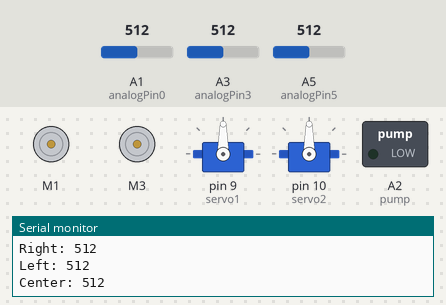
Recording of a sketch running on a simulated Arduino Uno, built with avr-gcc and run on an emulated ATmega328P. Shown: 2 × DC motor (green arrow = forward, orange = backward, longer = faster), 2 × servo, switched loads named in the sketch (green lamp = pin HIGH), the last lines printed to the serial monitor. Inputs (shaded band) come from the test bench; at power-on: A3 (analogPin3) = 512, A1 (analogPin0) = 512, A5 (analogPin5) = 512.

Above: at 2.2 s.
2.3 s: A3 (analogPin3) set to 493
At 3.5 s:
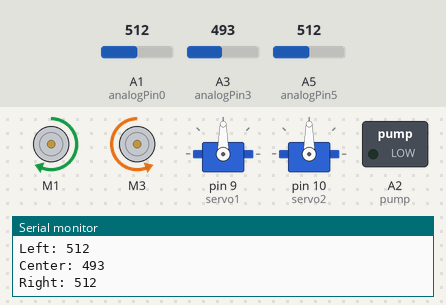
3.8 s: A3 (analogPin3) set to 10
At 4.7 s:
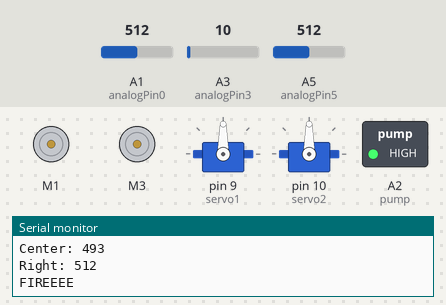
6.8 s: A1 (analogPin0) set to 11
9.8 s: A1 (analogPin0) set to 8
At 11.6 s:
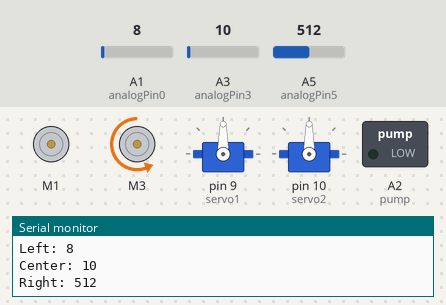
12.8 s: A5 (analogPin5) set to 9
14.3 s: A5 (analogPin5) set to 6
At 14.8 s:
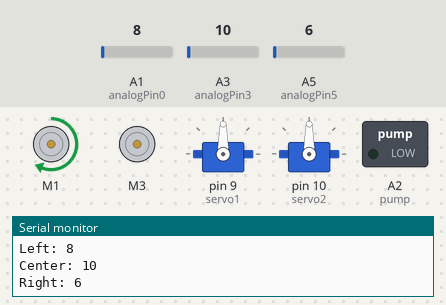
Timing chart, 0 to 17.0 s (numbered marks = the images above; inputs shaded):
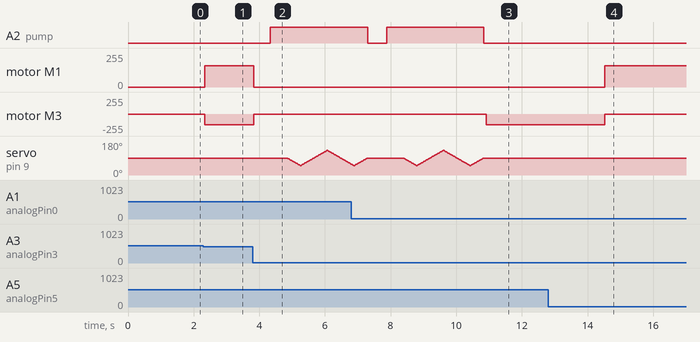

The sketch:

MotorParty.ino
```cpp
// (licence header left out)
#include <AFMotor.h>
#include <Servo.h>
#include <NewPing.h>

#define TRIG_PIN A4
#define ECHO_PIN A0
#define MAX_DISTANCE_POSSIBLE 300
#define MAX_SPEED 160
#define MAX_SPEED_OFFSET 20
#define MOTORS_CALIBRATION_OFFSET 10
#define COLL_DIST 30
#define TURN_DIST COLL_DIST+10
NewPing sonar(TRIG_PIN, ECHO_PIN, MAX_DISTANCE_POSSIBLE);

int leftDistance, rightDistance;
int curDist = 0;
String motorSet = "";
int speedSet = 0;

int pos = 0;
int presenceFire=0;
boolean fire = false;
int left=0;
int center=0;
int right=0;

// DC motor on M1
AF_DCMotor motor1(1,MOTOR12_8KHZ);
// DC motor on M3
AF_DCMotor motor2(3,MOTOR12_8KHZ);
// DC hobby servo
Servo servo1;
Servo servo2;
int analogPin0=A1;
int analogPin3=A3;
int analogPin5=A5;
int analogValLeft;
int analogValCenter;
int analogValRight;
int pump=A2;

void setup() {
  Serial.begin(9600);           // set up Serial library at 9600 bps
  Serial.println("Fire Robot ON!");


  // turn on motor #2
  motor1.setSpeed(200);
  motor1.run(RELEASE);

  motor2.setSpeed(200);
  motor2.run(RELEASE);

 // turn on servo
  servo1.attach(9);
  servo1.write(90);
  servo2.attach(10);
  servo2.write(90);
  pinMode(pump,OUTPUT);

  delay(1000);


}

void put_off_fire()
{
    delay (500);

    motor1.run(RELEASE);
    motor2.run(RELEASE);

   digitalWrite(pump, HIGH);
   delay(500);

   for(pos =90; pos>=50; pos-=1){
    servo1.write(pos);
    delay(10);
   }

    for (pos = 50; pos <= 130; pos += 1) {
    servo1.write(pos);
    delay(10);
  }
  for (pos = 130; pos >= 50; pos -= 1) {
    servo1.write(pos);
    delay(10);
  }
  for(pos=50; pos<=90 ; pos+=1){
    servo1.write(pos);
    delay(10);
  }

  digitalWrite(pump,LOW);
  servo1.write(90);

  fire=false;
}

void loop()
{


  analogValLeft=analogRead(analogPin0);
  Serial.print("Left: ");
  Serial.println(analogValLeft);
  analogValCenter=analogRead(analogPin3);
  Serial.print("Center: ");
  Serial.println(analogValCenter);
  analogValRight=analogRead(analogPin5);
  Serial.print("Right: ");
  Serial.println(analogValRight);
  //motor1.run(FORWARD);
  //motor2.run(BACKWARD);


  motor1.run(RELEASE);
  motor2.run(RELEASE);

  if(analogValLeft>900 && analogValCenter>900 && analogValRight>900) //no fire
  {
      motor1.run(RELEASE);
      motor2.run(RELEASE);
  }


   if(right && analogValRight<900)
        Serial.println("Right is min");
   if(left)
        Serial.println("Left is min");
   if(center)
         Serial.println("Center is min");

   if( analogValLeft<850 || analogValRight<850 ||  analogValCenter<850)
        presenceFire=1;


   if(presenceFire==0)
          checkForward();
   else
      Serial.println("fire is present, moving controled by fire sensors");

 while(presenceFire==1)
{
    analogValLeft=analogRead(analogPin0);
  Serial.print("Left: ");
  Serial.println(analogValLeft);
  analogValCenter=analogRead(analogPin3);
  Serial.print("Center: ");
  Serial.println(analogValCenter);
  analogValRight=analogRead(analogPin5);
  Serial.print("Right: ");
  Serial.println(analogValRight);

    if(analogValLeft < analogValRight && analogValLeft < analogValCenter)
  {
      left=1;
      center=0;
      right=0;
  }


  if(analogValCenter < analogValRight && analogValCenter < analogValLeft)
  {
      center=1;
      left=0;
      right=0;
  }

   if(analogValRight < analogValCenter && analogValRight < analogValLeft)
   {
      right=1;
      left=0;
      center=0;
   }


   if(left &&  analogValLeft<750)
   {
      motor1.setSpeed(150);
      motor2.setSpeed(160);
      motor1.run(RELEASE);
      motor2.run(BACKWARD);
      delay(300);
   }
    if(right && analogValRight<750)
   {
      motor1.setSpeed(160);
      motor2.setSpeed(150);
      motor1.run(FORWARD);
      motor2.run(RELEASE);
      delay(300);
   }

  if(center && analogValCenter<750)
  {
      motor1.setSpeed(160);
      motor2.setSpeed(160);

      while(analogValCenter >50 && analogValCenter<750 && center)
      {
        motor1.run(FORWARD);
        motor2.run(BACKWARD);
        delay(100);

        analogValCenter=analogRead(analogPin3);
      }
      if(analogValCenter<50)
          fire=true;


  }

  if(fire==true){
    motor1.run(RELEASE);
    motor2.run(RELEASE);
    Serial.println("FIREEEE");
  }
  if(fire==true){
    put_off_fire();
    presenceFire=0;
  }
  motor1.run(RELEASE);
  motor2.run(RELEASE);

//  put_off_fire();
 // delay(2000);
}

}

void checkForward(){
  servo2.write(90);
  delay(90);
  curDist=readPing();
  if(curDist < COLL_DIST)
    changePath();
  moveForward();
  delay(500);
}

void changePath(){
  moveStop();
  servo2.write(10);
    delay(500);
    rightDistance = readPing();
    delay(500);
    servo2.write(180);
    delay(700);
    leftDistance = readPing();
    delay(500);
    servo2.write(90);
    delay(100);
    compareDistance();
}

void compareDistance(){
  if(leftDistance > rightDistance && leftDistance> COLL_DIST){
    turnLeft();
  }
  else if(rightDistance > leftDistance && rightDistance> COLL_DIST){
    turnRight();
  }
  else{
    turnAround();
  }
}

int readPing(){
  delay(70);
  int cm = sonar.ping_cm();
  if(cm==0)
    cm=500;
  return cm;
}

void moveStop()
{
  motor1.run(RELEASE);
  motor2.run(RELEASE);
}

void moveForward(){
  motorSet="FORWARD";
     motor1.setSpeed(150);
   motor2.setSpeed(150+MOTORS_CALIBRATION_OFFSET);
  motor1.run(FORWARD);
  motor2.run(BACKWARD);
  for(speedSet=0; speedSet<MAX_SPEED; speedSet += 2)
  {
   motor1.setSpeed(150);
   motor2.setSpeed(150+MOTORS_CALIBRATION_OFFSET);
   delay(5);
  }
}

void turnRight()
{
  motorSet="RIGHT";
  motor1.run(FORWARD);
  motor2.run(FORWARD);
  motor2.setSpeed(speedSet+MAX_SPEED_OFFSET);
  delay(500);
  moveForward();
}

void turnLeft()
{
  motorSet = "LEFT";
  motor1.run(BACKWARD);
  motor2.run(BACKWARD);
   motor1.setSpeed(speedSet+MAX_SPEED_OFFSET);
  delay(500);
  motorSet= "FORWARD";
 moveForward();

}

void turnAround()
{
  motorSet="TURNAROUND";
  motor1.run(FORWARD);
  motor2.run(FORWARD);
  motor2.setSpeed(speedSet+ MAX_SPEED_OFFSET);

  delay(700);
 moveForward();
}
```

Measured:
- the behaviour switches between 512 and 511 on A3 (analogPin3) (found by bisection; images 0 and 1)
- the behaviour switches between 10 and 9 on A1 (analogPin0) (found by bisection; images 2 and 3)
- the behaviour switches between 8 and 7 on A5 (analogPin5) (found by bisection; images 3 and 4)
- after the input at 2.3 s, motor M1: stopped → forward 160/255 at once; motor M3: stopped → backward 160/255 at once
- after the input at 3.8 s, A2 (pump): LOW → HIGH after 0.54 s; motor M1: forward 160/255 → stopped at once; motor M3: backward 160/255 → stopped at once
- after the input at 9.8 s, A2 (pump): goes on until 10.8 s, then stays LOW; motor M3: stopped → backward 160/255 after 1.1 s
- after the input at 14.3 s, motor M1: stopped → forward 160/255 after 0.22 s; motor M3: backward 160/255 → stopped after 0.22 s
